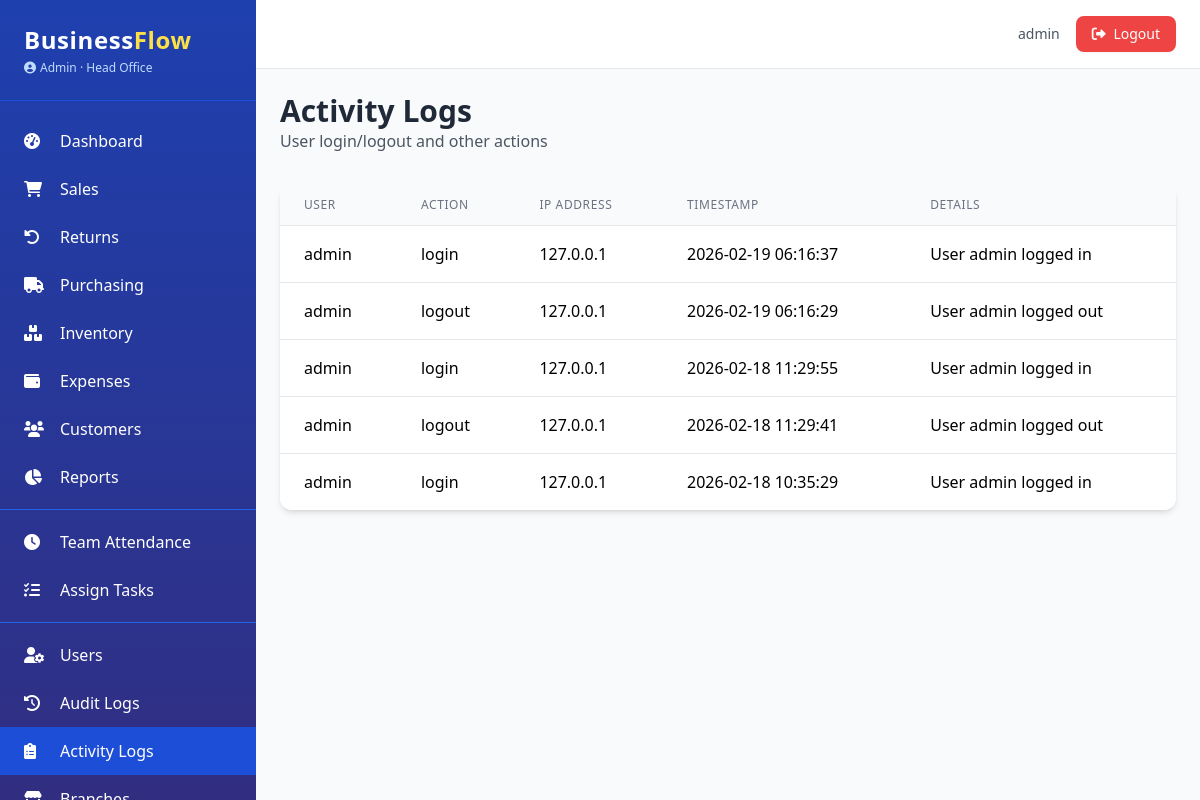
Before: /admin/activity-logs (signed in) with the older database file.
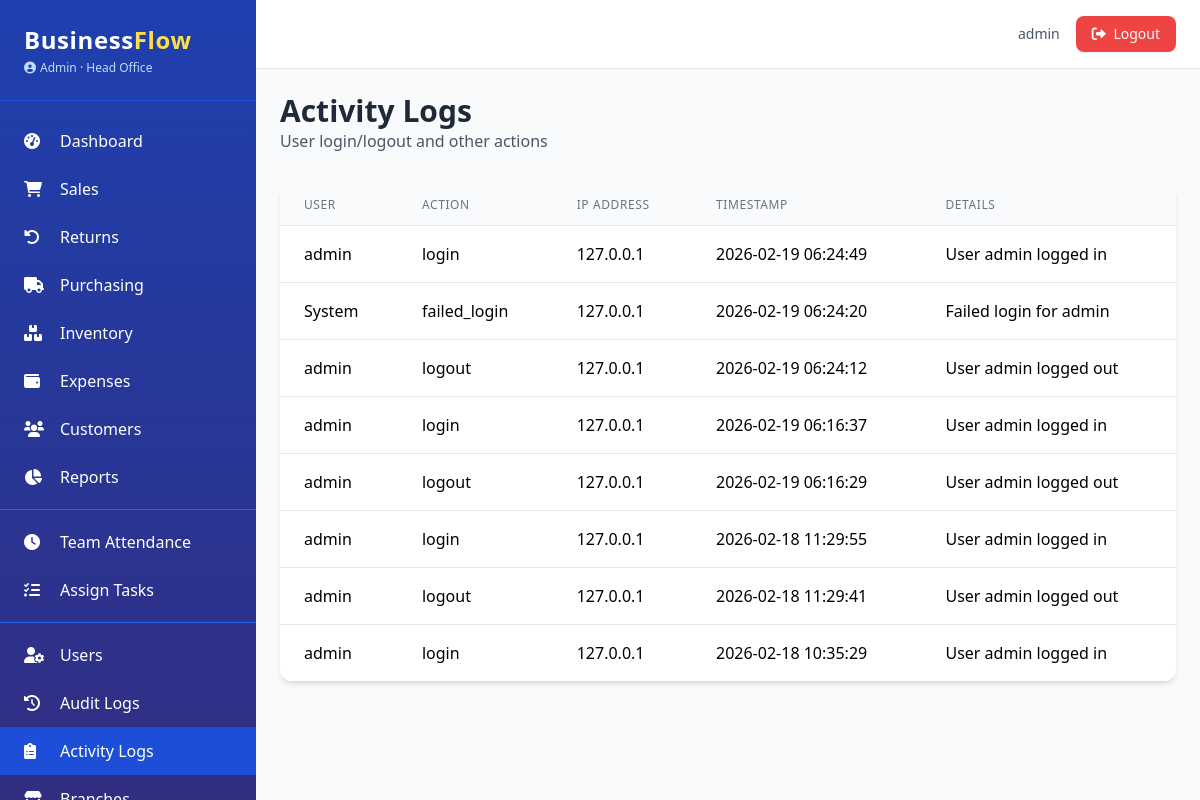
After: the same page with the newer database file.
### app.py (models this page shows, shortened)
class AuditMixin:
    @declared_attr
    def created_at(cls):
        return db.Column(db.DateTime, default=datetime.utcnow)

class SoftDeleteMixin:
    @classmethod
    def query_active(cls):
        return cls.query.filter(cls.deleted_at.is_(None))

class User(UserMixin, db.Model, AuditMixin, SoftDeleteMixin):
    __tablename__ = 'users'
    id = db.Column(db.Integer, primary_key=True)
    username = db.Column(db.String(80), unique=True, nullable=False)
    email = db.Column(db.String(120), unique=True, nullable=False)
    password_hash = db.Column(db.String(200), nullable=False)
    role = db.Column(db.String(20), nullable=False, default='Staff')
    branch_id = db.Column(db.Integer, db.ForeignKey('branches.id'), nullable=True)
    active = db.Column(db.Boolean, default=True)
    locale = db.Column(db.String(5), default='en')
    phone = db.Column(db.String(20))
    avatar = db.Column(db.String(200))
    last_login = db.Column(db.DateTime)
    branch = db.relationship('Branch', backref='users')
    permissions = db.Column(db.JSON, default=list)
    salary = db.Column(db.Float, nullable=True)
    pay_cycle = db.Column(db.String(20), default='monthly')
    bank_account = db.Column(db.String(50))
    tax_id = db.Column(db.String(50))
    @property
    def is_admin(self):
        return self.role == 'Admin'
    def has_permission(self, perm):
        if self.is_admin:
            return True
        return perm in (self.permissions or [])

class Branch(db.Model):
    __tablename__ = 'branches'
    id = db.Column(db.Integer, primary_key=True)
    name = db.Column(db.String(100), nullable=False)
    location = db.Column(db.String(200))
    phone = db.Column(db.String(20))
    email = db.Column(db.String(120))
    is_active = db.Column(db.Boolean, default=True)
    currency = db.Column(db.String(3), default='USD')
    created_at = db.Column(db.DateTime, default=datetime.utcnow)

class ActivityLog(db.Model):
    __tablename__ = 'activity_logs'
    id = db.Column(db.Integer, primary_key=True)
    user_id = db.Column(db.Integer, db.ForeignKey('users.id'), nullable=True)
    action = db.Column(db.String(50), nullable=False)
    ip_address = db.Column(db.String(45))
    user_agent = db.Column(db.String(200))
    timestamp = db.Column(db.DateTime, default=datetime.utcnow)
    details = db.Column(db.Text)
    user = db.relationship('User', foreign_keys=[user_id])

### app.py (the view)
@admin_bp.route('/activity-logs')
@login_required
@admin_required
def activity_logs():
    page = request.args.get('page', 1, type=int)
    per_page = app.config.get('ITEMS_PER_PAGE', 20)
    pagination = ActivityLog.query.order_by(ActivityLog.timestamp.desc()).paginate(page=page, per_page=per_page, error_out=False)
    return render_template('admin/activity_logs.html', pagination=pagination)

### app.py (called while the page is built)
@login_manager.user_loader
def load_user(user_id):
    return User.query_active().filter_by(id=int(user_id)).first()

def admin_required(f):
    @wraps(f)
    def decorated(*args, **kwargs):
        if not current_user.is_authenticated or not current_user.is_admin:
            abort(403)
        return f(*args, **kwargs)
    return decorated

@app.context_processor
def inject_now():
    return {'now': datetime.utcnow(), 'current_year': datetime.utcnow().year}

### templates/admin/activity_logs.html (shortened to what this page needs)
{% extends "base.html" %}
{% block content %}
<div class="mb-8">
    <h1 class="text-3xl font-bold text-gray-800">Activity Logs</h1>
    <p class="text-gray-600">User login/logout and other actions</p>
</div>
<div class="bg-white rounded-xl shadow-md overflow-hidden">
    <table class="min-w-full divide-y divide-gray-200">
        <thead class="bg-gray-50">
            <tr>
                <th class="px-6 py-3 text-left text-xs font-medium text-gray-500 uppercase tracking-wider">User</th>
                <th class="px-6 py-3 text-left text-xs font-medium text-gray-500 uppercase tracking-wider">Action</th>
                <th class="px-6 py-3 text-left text-xs font-medium text-gray-500 uppercase tracking-wider">IP Address</th>
                <th class="px-6 py-3 text-left text-xs font-medium text-gray-500 uppercase tracking-wider">Timestamp</th>
                <th class="px-6 py-3 text-left text-xs font-medium text-gray-500 uppercase tracking-wider">Details</th>
            </tr>
        </thead>
        <tbody class="bg-white divide-y divide-gray-200">
            {% for log in pagination.items %}
            <tr class="hover:bg-gray-50">
                <td class="px-6 py-4 whitespace-nowrap">{{ log.user.username if log.user else 'System' }}</td>
                <td class="px-6 py-4 whitespace-nowrap">{{ log.action }}</td>
                <td class="px-6 py-4 whitespace-nowrap">{{ log.ip_address or '—' }}</td>
                <td class="px-6 py-4 whitespace-nowrap">{{ log.timestamp.strftime('%Y-%m-%d %H:%M:%S') }}</td>
                <td class="px-6 py-4">{{ log.details or '—' }}</td>
            </tr>
            {% else %}
            <tr>
                <td colspan="5" class="px-6 py-4 text-center text-gray-500">No activity logs found.</td>
            </tr>
            {% endfor %}
        </tbody>
    </table>
</div>
{% endblock %}

### templates/base.html (shortened to what this page needs)
<!DOCTYPE html>
<html lang="en">
<head>
    <script src="https://cdn.tailwindcss.com"></script>
    <link rel="stylesheet" href="https://cdnjs.cloudflare.com/ajax/libs/font-awesome/6.0.0-beta3/css/all.min.css">
</head>
<body class="bg-gray-50 font-sans antialiased">
    <div class="flex h-screen">
        <aside class="w-64 bg-gradient-to-b from-blue-800 to-indigo-900 text-white flex-shrink-0 hidden md:block overflow-y-auto shadow-xl">
            <div class="p-6 border-b border-blue-700">
                <h1 class="text-2xl font-bold tracking-wide">Business<span class="text-yellow-300">Flow</span></h1>
                <p class="text-xs text-blue-200 mt-1 flex items-center">
                    <i class="fas fa-user-circle mr-1"></i> {{ current_user.role }}
                    {% if current_user.branch %}
                        · {{ current_user.branch.name }}
                    {% endif %}
                </p>
            </div>
            <nav class="mt-4 pb-6">
                {% if current_user.has_permission('access_dashboard') or current_user.is_admin %}
                <a href="{{ url_for('dashboard.index') }}" class="flex items-center py-3 px-6 hover:bg-blue-700 transition {% if request.endpoint == 'dashboard.index' %}bg-blue-700{% endif %}">
                    <i class="fas fa-tachometer-alt w-6"></i><span class="ml-3">Dashboard</span>
                </a>
                {% endif %}
                {% if current_user.has_permission('view_sales') %}
                <a href="{{ url_for('sales.list') }}" class="flex items-center py-3 px-6 hover:bg-blue-700 transition {% if request.endpoint.startswith('sales.') %}bg-blue-700{% endif %}">
                    <i class="fas fa-shopping-cart w-6"></i><span class="ml-3">Sales</span>
                </a>
                {% endif %}
                {% if current_user.has_permission('view_sales') %}
                <a href="{{ url_for('returns.list') }}" class="flex items-center py-3 px-6 hover:bg-blue-700 transition {% if request.endpoint.startswith('returns.') %}bg-blue-700{% endif %}">
                    <i class="fas fa-undo-alt w-6"></i><span class="ml-3">Returns</span>
                </a>
                {% endif %}
                {% if current_user.has_permission('view_purchases') %}
                <a href="{{ url_for('purchasing.purchase_order_list') }}" class="flex items-center py-3 px-6 hover:bg-blue-700 transition {% if request.endpoint.startswith('purchasing.') %}bg-blue-700{% endif %}">
                    <i class="fas fa-truck w-6"></i><span class="ml-3">Purchasing</span>
                </a>
                {% endif %}
                {% if current_user.has_permission('view_inventory') %}
                <a href="{{ url_for('inventory.product_list') }}" class="flex items-center py-3 px-6 hover:bg-blue-700 transition {% if request.endpoint.startswith('inventory.') %}bg-blue-700{% endif %}">
                    <i class="fas fa-boxes w-6"></i><span class="ml-3">Inventory</span>
                </a>
                {% endif %}
                {% if current_user.has_permission('view_expenses') %}
                <a href="{{ url_for('expenses.list') }}" class="flex items-center py-3 px-6 hover:bg-blue-700 transition {% if request.endpoint.startswith('expenses.') %}bg-blue-700{% endif %}">
                    <i class="fas fa-wallet w-6"></i><span class="ml-3">Expenses</span>
                </a>
                {% endif %}
                {% if current_user.has_permission('view_customers') %}
                <a href="{{ url_for('crm.customer_list') }}" class="flex items-center py-3 px-6 hover:bg-blue-700 transition {% if request.endpoint.startswith('crm.') %}bg-blue-700{% endif %}">
                    <i class="fas fa-users w-6"></i><span class="ml-3">Customers</span>
                </a>
                {% endif %}
                {% if current_user.has_permission('view_reports') %}
                <a href="{{ url_for('reports.index') }}" class="flex items-center py-3 px-6 hover:bg-blue-700 transition {% if request.endpoint.startswith('reports.') %}bg-blue-700{% endif %}">
                    <i class="fas fa-chart-pie w-6"></i><span class="ml-3">Reports</span>
                </a>
                {% endif %}
                {% if current_user.has_permission('manage_team') %}
                <div class="border-t border-blue-600 my-2"></div>
                <a href="#" class="flex items-center py-3 px-6 hover:bg-blue-700 transition">
                    <i class="fas fa-clock w-6"></i><span class="ml-3">Team Attendance</span>
                </a>
                <a href="#" class="flex items-center py-3 px-6 hover:bg-blue-700 transition">
                    <i class="fas fa-tasks w-6"></i><span class="ml-3">Assign Tasks</span>
                </a>
                {% endif %}
                {% if current_user.has_permission('manage_users') %}
                <div class="border-t border-blue-600 my-2"></div>
                <a href="{{ url_for('admin.users') }}" class="flex items-center py-3 px-6 hover:bg-blue-700 transition {% if request.endpoint == 'admin.users' %}bg-blue-700{% endif %}">
                    <i class="fas fa-user-cog w-6"></i><span class="ml-3">Users</span>
                </a>
                <a href="{{ url_for('admin.audit_logs') }}" class="flex items-center py-3 px-6 hover:bg-blue-700 transition {% if request.endpoint == 'admin.audit_logs' %}bg-blue-700{% endif %}">
                    <i class="fas fa-history w-6"></i><span class="ml-3">Audit Logs</span>
                </a>
                <a href="{{ url_for('admin.activity_logs') }}" class="flex items-center py-3 px-6 hover:bg-blue-700 transition {% if request.endpoint == 'admin.activity_logs' %}bg-blue-700{% endif %}">
                    <i class="fas fa-clipboard-list w-6"></i><span class="ml-3">Activity Logs</span>
                </a>
                <a href="#" class="flex items-center py-3 px-6 hover:bg-blue-700 transition">
                    <i class="fas fa-store w-6"></i><span class="ml-3">Branches</span>
                </a>
                {% endif %}
            </nav>
        </aside>
        <div class="flex-1 flex flex-col overflow-hidden">
            <header class="bg-white shadow-sm border-b border-gray-200">
                <div class="flex justify-between items-center py-4 px-6">
                    <div class="flex items-center space-x-4 ml-auto">
                        <span class="text-sm text-gray-600">{{ current_user.username }}</span>
                        <a href="{{ url_for('auth.logout') }}" class="bg-red-500 hover:bg-red-600 text-white px-4 py-2 rounded-lg text-sm transition shadow-sm">
                            <i class="fas fa-sign-out-alt mr-1"></i> Logout
                        </a>
                    </div>
                </div>
            </header>
            <main class="flex-1 overflow-y-auto p-6 bg-gray-50">
                {% block content %}{% endblock %}
            </main>
        </div>
    </div>
</body>
</html>

Changed rows visible on the page:
added ActivityLog: user "admin", action "login", ip_address "127.0.0.1", timestamp "2026-02-19 06:24:49", details "User admin logged in"
added ActivityLog: user "System", action "failed_login", ip_address "127.0.0.1", timestamp "2026-02-19 06:24:20", details "Failed login for admin"
added ActivityLog: user "admin", action "logout", ip_address "127.0.0.1", timestamp "2026-02-19 06:24:12", details "User admin logged out"
